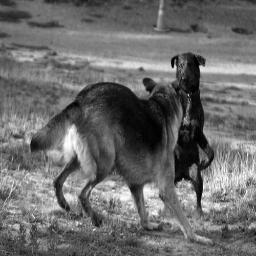
#> input picture Assignment-1/n02106662_15593.JPG, 256 x 256 px, given in place of v_CricketBowling_g01_c01.avi, which was not available
$ jupyter execute Q1.ipynb
#> lines starting #> are read from the running program, lines starting #| are printed output that depends on the picture; pictures that were not available may be replaced by others from this repository, and a replacement may not be noted
#> further down, image1 is the input picture: shape (256, 256, 3); min 0, max 255, mean 107.2
[cell 1]
# Based on code from: https://github.com/khushboo-agarwal/Optical-Flow

from matplotlib import pyplot as plt
from scipy import signal
import numpy as np
import time
import math
import cv2

#------------------------------------------------------------------------------------------------------------------------------------------------------------------
def opticalFlow(img1,img2,frameIndex,totalFrames):
#> called with frameIndex = 0, totalFrames = 1
	h,w = img1.shape[:2]
#> h = 256; w = 256
	colorImage1 = cv2.cvtColor(img1,cv2.COLOR_BGR2RGB)

	img1G = cv2.cvtColor(img1,cv2.COLOR_BGR2GRAY)
	img2G = cv2.cvtColor(img2,cv2.COLOR_BGR2GRAY)

	img1 = np.array(img1G)
	img2 = np.array(img2G)

	img1_smooth = cv2.GaussianBlur(img1,(3,3),0)
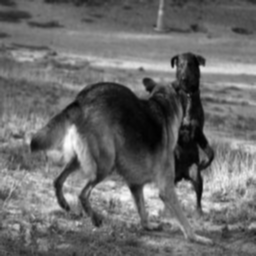
#> img1_smooth: shape (256, 256); min 1, max 252, mean 107.3
	img2_smooth = cv2.GaussianBlur(img2,(3,3),0)

	Ix = signal.convolve2d(img1_smooth,[[-0.25, 0.25],[-0.25, 0.25]],'same') + signal.convolve2d(img2_smooth,[[-0.25, 0.25],[-0.25, 0.25]],'same')
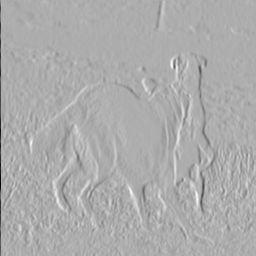
#> Ix: shape (256, 256) float64; min -172, max 81.5, mean -0.5; drawn with min black and max white
	Iy = signal.convolve2d(img1_smooth,[[-0.25,-0.25],[ 0.25, 0.25]],'same') + signal.convolve2d(img2_smooth,[[-0.25,-0.25],[ 0.25, 0.25]],'same')
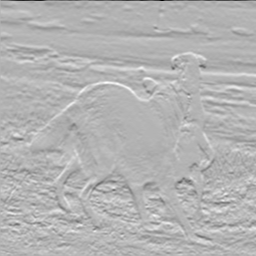
#> Iy: shape (256, 256) float64; min -129.5, max 54, mean -0.3; drawn with min black and max white
	It = signal.convolve2d(img1_smooth,[[ 0.25, 0.25],[ 0.25, 0.25]],'same') + signal.convolve2d(img2_smooth,[[-0.25,-0.25],[-0.25,-0.25]],'same')
#> It: shape (256, 256) float64; every value is 0

	features = cv2.goodFeaturesToTrack(img1_smooth,10000,0.01,10)
#> features = 280 rows, first 8: [172, 67], [200, 66], [183, 179], [28, 143], [188, 94], [75, 155], [156, 214], [111, 200]
	feature = np.int0(features)
#> feature has the same summary as features

	u = np.nan*np.ones((h,w))
	v = np.nan*np.ones((h,w))

	for l in feature:
		j,i = l.ravel()

		IX,IY,IT = [],[],[]

		if(i+2 < h and i-2 > 0 and j+2 < w and j-2 > 0):
			for b1 in range(-2,3):
				for b2 in range(-2,3):
					IX.append(Ix[i+b1,j+b2])
					IY.append(Iy[i+b1,j+b2])
					IT.append(It[i+b1,j+b2])

			LK = (IX,IY)
			LK = np.matrix(LK)
			LK_T = np.array(np.matrix(LK))
			LK = np.array(np.matrix.transpose(LK))

			A1 = np.dot(LK_T,LK)
			A2 = np.linalg.pinv(A1)
			A3 = np.dot(A2,LK_T)

			(u[i,j],v[i,j]) = np.dot(A3,IT)
#> this loop made 280 passes
#> (j, i, A1, A2) on passes 1 to 7: (172, 67, [[51837.5, -1966.5], [-1966.5, 18811.5]], [[1.94e-05, 2.02e-06], [2.02e-06, 5.34e-05]]), (200, 66, [[39026.2, 5869.8], [5869.8, 20191.2]], [[2.68e-05, -7.79e-06], [-7.79e-06, 5.18e-05]]), (183, 179, [[14578.5, 2576.5], [2576.5, 20914.5]], [[7.01e-05, -8.64e-06], [-8.64e-06, 4.89e-05]]), (28, 143, [[20231.5, 2166.5], [2166.5, 8656.5]], [[5.08e-05, -1.27e-05], [-1.27e-05, 0.000119]]), (188, 94, [[7591, -1064], [-1064, 8986]], [[0.000134, 1.59e-05], [1.59e-05, 0.000113]]), (75, 155, [[16816.2, -1946.8], [-1946.8, 7915.2]], [[6.12e-05, 1.51e-05], [1.51e-05, 0.00013]]), (156, 214, [[9649.5, -582.5], [-582.5, 12695.5]], [[0.000104, 4.77e-06], [4.77e-06, 7.9e-05]])
#> (j, i) on pass 100: (249, 204)
#> u: shape (256, 256) float64; 99.58% of the values are NaN or infinite; the others: min 0, max 0, mean 0

	fig = plt.figure('')
	plt.subplot(1,1,1)
	plt.axis('off')
	plt.imshow(colorImage1, cmap = 'gray')
	for i in range(h):
		for j in range(w):
			if abs(u[i,j]) > t or abs(v[i,j]) > t:
				plt.arrow(j,i,1.5*(-1*u[i,j]),1.5*(-1*v[i,j]), head_width = 3, head_length = 3, color = 'red')

	print('\r({:4}/{:4}) - Time Elapsed: {:10.10} seconds'.format(frameIndex+1,totalFrames,time.time()-start), end='')

	fig.canvas.draw()
	img = np.fromstring(fig.canvas.tostring_rgb(), dtype=np.uint8, sep='')
	img = img.reshape(fig.canvas.get_width_height()[::-1] + (3,))
	img = cv2.cvtColor(img,cv2.COLOR_RGB2BGR)
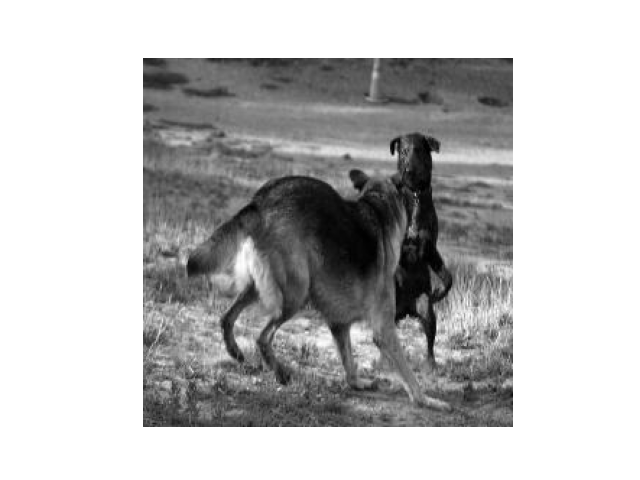
#> img: shape (480, 640, 3); min 0, max 255, mean 189.2
	plt.close()

	return img

#------------------------------------------------------------------------------------------------------------------------------------------------------------------

start = time.time()
t = 0.7
video = cv2.VideoCapture('v_CricketBowling_g01_c01.avi')
totalFrames = int(video.get(cv2.CAP_PROP_FRAME_COUNT))
fps = int(video.get(cv2.CAP_PROP_FPS))

_,image1 = video.read()
ret,image2 = video.read()
imageCounter = 0

videoName = 'optical_flow.mp4'
fourcc = cv2.VideoWriter_fourcc(*'MP4V')
first = True

videoOut = None

while(ret):
	image = opticalFlow(image1,image2,imageCounter,totalFrames)

	if(not imageCounter):
		height,width = image.shape[:2]
#> height = 480; width = 640
		videoOut = cv2.VideoWriter(videoName, fourcc, fps, (width,height))

	videoOut.write(image)
	cv2.imshow("Optical Flow",image)
	if cv2.waitKey(1) & 0xFF == ord("q"):
#> (key q is pressed here)
		break

	image1 = image2.copy()
	ret,image2 = video.read()
	imageCounter += 1

print("")
video.release()
videoOut.release()

$ run again, on Assignment-1/n02106662_25832.JPG
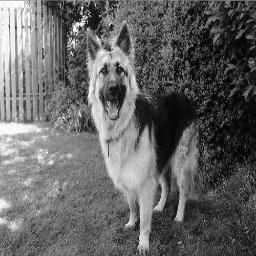
#> input picture Assignment-1/n02106662_25832.JPG, 256 x 256 px, given in place of v_CricketBowling_g01_c01.avi, which was not available
#> image1 is the input picture: shape (256, 256, 3); min 0, max 255, mean 100.1
#> in opticalFlow, `Iy = signal.convolve2d(img1_smooth,[[-0.25,-0.25],[ 0.25, 0.25]],'same..`:
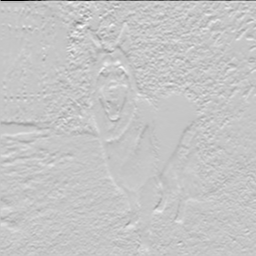
#> Iy: shape (256, 256) float64; min -219, max 62.5, mean -0.3; drawn with min black and max white
#> It: shape (256, 256) float64; every value is 0
#> features = 370 rows, first 8: [117, 63], [79, 27], [100, 72], [86, 17], [110, 50], [73, 41], [80, 115], [112, 25]
#> feature has the same summary as features
#> the loop in opticalFlow, `for l in feature:` made 370 passes
#> (j, i, A1, A2) on passes 1 to 4: (117, 63, [[23320.5, 4335.5], [4335.5, 22093.5]], [[4.45e-05, -8.73e-06], [-8.73e-06, 4.7e-05]]), (79, 27, [[21299.8, -1009.2], [-1009.2, 28649.8]], [[4.7e-05, 1.66e-06], [1.66e-06, 3.5e-05]]), (100, 72, [[26196.5, 7379], [7379, 14939.5]], [[4.43e-05, -2.19e-05], [-2.19e-05, 7.78e-05]]), (86, 17, [[15232.8, 1474.2], [1474.2, 20767.8]], [[6.61e-05, -4.69e-06], [-4.69e-06, 4.85e-05]])
#> in opticalFlow, `img = cv2.cvtColor(img,cv2.COLOR_RGB2BGR)`:
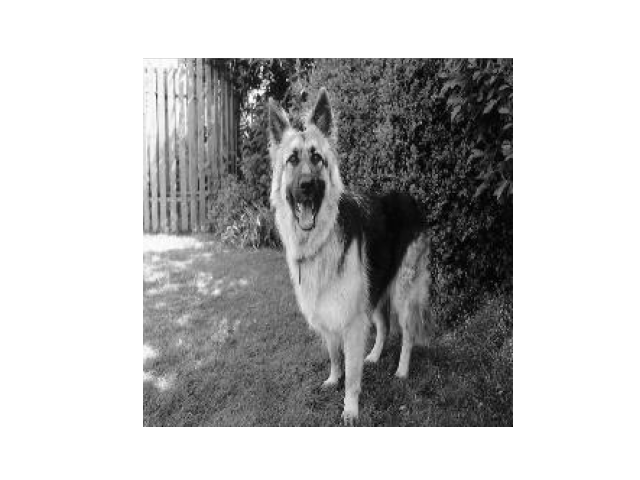
#> img: shape (480, 640, 3); min 0, max 255, mean 185.9

$ run again, on Assignment-1/n02106662_3237.JPG
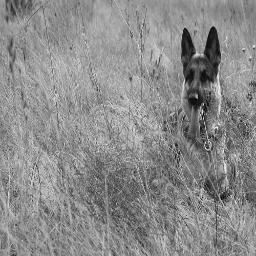
#> input picture Assignment-1/n02106662_3237.JPG, 256 x 256 px, given in place of v_CricketBowling_g01_c01.avi, which was not available
#> image1 is the input picture: shape (256, 256, 3); min 0, max 252, mean 138.8
#> in opticalFlow, `Iy = signal.convolve2d(img1_smooth,[[-0.25,-0.25],[ 0.25, 0.25]],'same..`:
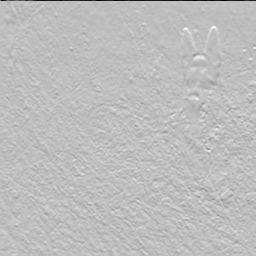
#> Iy: shape (256, 256) float64; min -168.5, max 57, mean -0.5; drawn with min black and max white
#> It: shape (256, 256) float64; every value is 0
#> features = 381 rows, first 8: [196, 97], [185, 29], [202, 55], [213, 27], [217, 128], [207, 147], [202, 188], [225, 172]
#> feature has the same summary as features
#> the loop in opticalFlow, `for l in feature:` made 381 passes
#> (j, i, A1, A2) on passes 1 to 4: (196, 97, [[25925, -6697.5], [-6697.5, 15518]], [[4.34e-05, 1.87e-05], [1.87e-05, 7.25e-05]]), (185, 29, [[22733.5, -72], [-72, 17539.5]], [[4.4e-05, 1.81e-07], [1.81e-07, 5.7e-05]]), (202, 55, [[14625.2, -2416.2], [-2416.2, 11310.2]], [[7.09e-05, 1.51e-05], [1.51e-05, 9.17e-05]]), (213, 27, [[15467.5, 1114], [1114, 23346.5]], [[6.49e-05, -3.1e-06], [-3.1e-06, 4.3e-05]])
#> in opticalFlow, `img = cv2.cvtColor(img,cv2.COLOR_RGB2BGR)`:
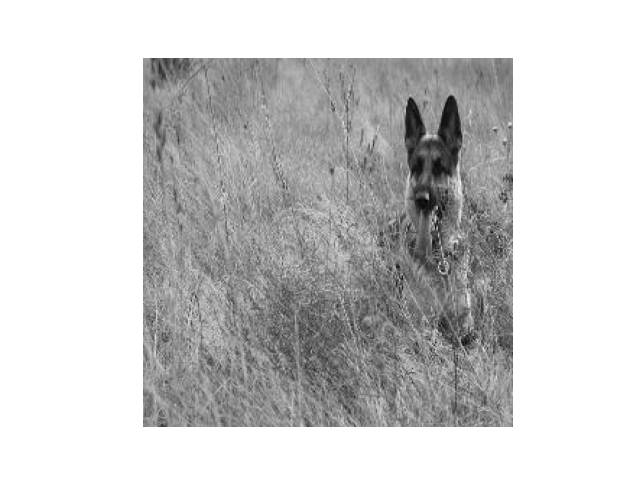
#> img: shape (480, 640, 3); min 2, max 255, mean 203.1
